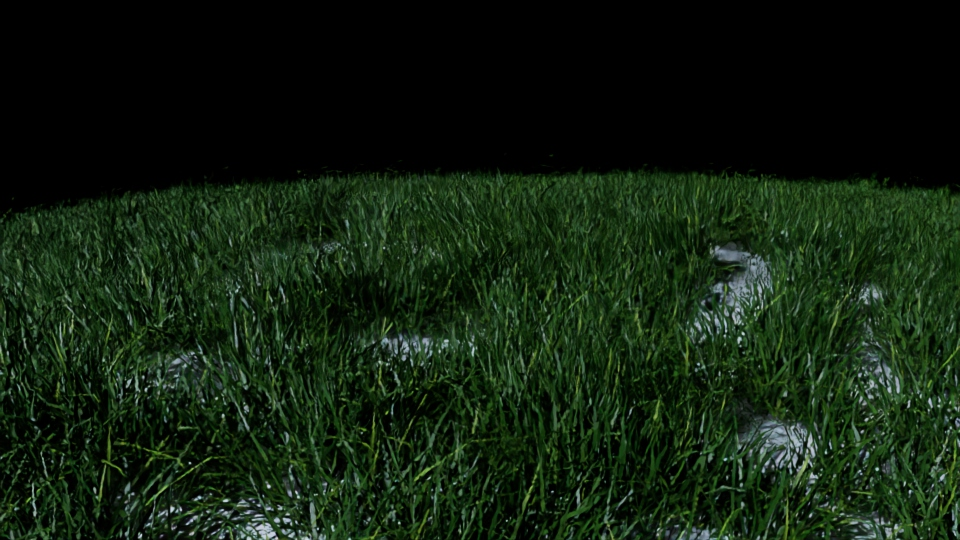
#> input picture TTV_SCENE/images/test_scatter_01.jpg, 960 x 540 px
$ python -i motion_detector.py   (imports and definitions only)
#> lines starting #> are read from the running program, lines starting #| are printed output that depends on the picture
#> further down, picture is the input picture: shape (540, 960, 3); mean B, G, R 15.4, 32.3, 17.5
"""
Détection de mouvement avec lissage temporel
"""
import cv2
import numpy as np

class MotionDetector:
    def __init__(self, min_area=1000, sensitivity=20):
        self.min_area = min_area
        self.sensitivity = sensitivity
        self.previous_frame = None

        # Lissage temporel
        self.detection_history = []
        self.history_size = 5

        print(f"🔍 MotionDetector initialisé (min_area={min_area}, sensitivity={sensitivity})")

    def detect(self, frame):
        """
        Détecte le mouvement dans une frame avec lissage temporel
        Retourne: (detected, x, y, area)
        """
        # Convertit en niveaux de gris
        gray = cv2.cvtColor(frame, cv2.COLOR_BGR2GRAY)
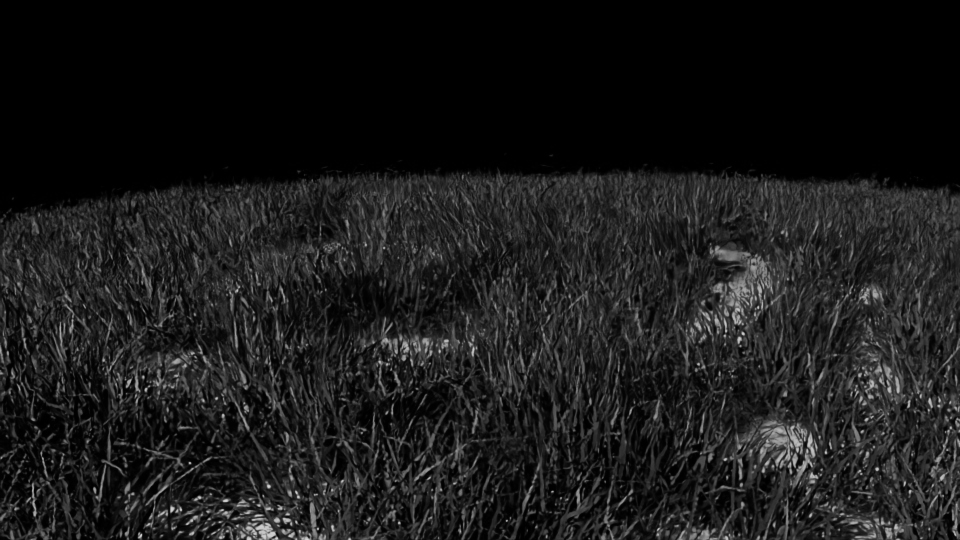
#> gray: shape (540, 960); min 0, max 217, mean 26
        gray = cv2.GaussianBlur(gray, (21, 21), 0)
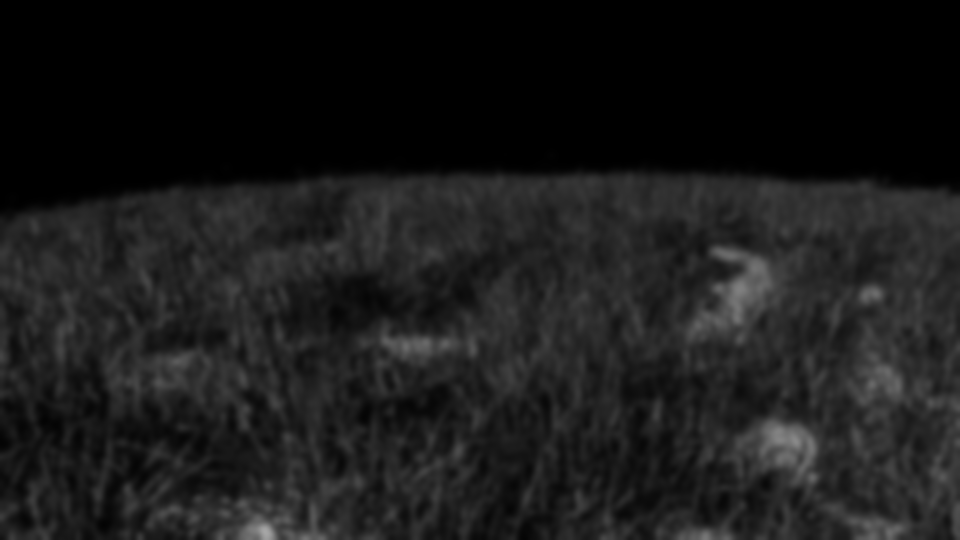
#> gray: shape (540, 960); min 0, max 166, mean 26

        # Première frame : initialise
        if self.previous_frame is None:
            self.previous_frame = gray
            self.detection_history.append(False)
            return False, 0, 0, 0

        # Calcule la différence
        frame_delta = cv2.absdiff(self.previous_frame, gray)
        thresh = cv2.threshold(frame_delta, self.sensitivity, 255, cv2.THRESH_BINARY)[1]

        # Dilate pour combler les trous
        thresh = cv2.dilate(thresh, None, iterations=2)

        # Trouve les contours
        contours, _ = cv2.findContours(thresh.copy(), cv2.RETR_EXTERNAL, cv2.CHAIN_APPROX_SIMPLE)

        # Met à jour la frame précédente
        self.previous_frame = gray

        # Trouve le plus grand contour
        if len(contours) == 0:
            self.detection_history.append(False)
            if len(self.detection_history) > self.history_size:
                self.detection_history.pop(0)
            return False, 0, 0, 0

        max_contour = max(contours, key=cv2.contourArea)
        area = cv2.contourArea(max_contour)

        if area < self.min_area:
            self.detection_history.append(False)
            if len(self.detection_history) > self.history_size:
                self.detection_history.pop(0)
            return False, 0, 0, 0

        # Calcule le centre
        M = cv2.moments(max_contour)
        if M["m00"] == 0:
            self.detection_history.append(False)
            if len(self.detection_history) > self.history_size:
                self.detection_history.pop(0)
            return False, 0, 0, 0

        cx = int(M["m10"] / M["m00"])
        cy = int(M["m01"] / M["m00"])

        # Lissage temporel
        self.detection_history.append(True)
        if len(self.detection_history) > self.history_size:
            self.detection_history.pop(0)

        # Considère détecté si au moins 60% des dernières frames détectent
        ratio_detected = sum(self.detection_history) / len(self.detection_history)

        if ratio_detected >= 0.6:
            return True, cx, cy, area
        else:
            return False, 0, 0, 0

    def reset(self):
        """Réinitialise le détecteur"""
        self.previous_frame = None
        self.detection_history = []

    def set_sensitivity(self, value):
        """Change la sensibilité (0-255)"""
        self.sensitivity = value

    def set_min_area(self, value):
        """Change l'aire minimale"""
        self.min_area = value

>>> import cv2
>>> picture = cv2.imread('../../TTV_SCENE/images/test_scatter_01.jpg')
>>> result = MotionDetector().detect(picture)
#> result = (False, 0, 0, 0)

$ run again, on TTV_SCENE/images/test_scatter_02.jpg
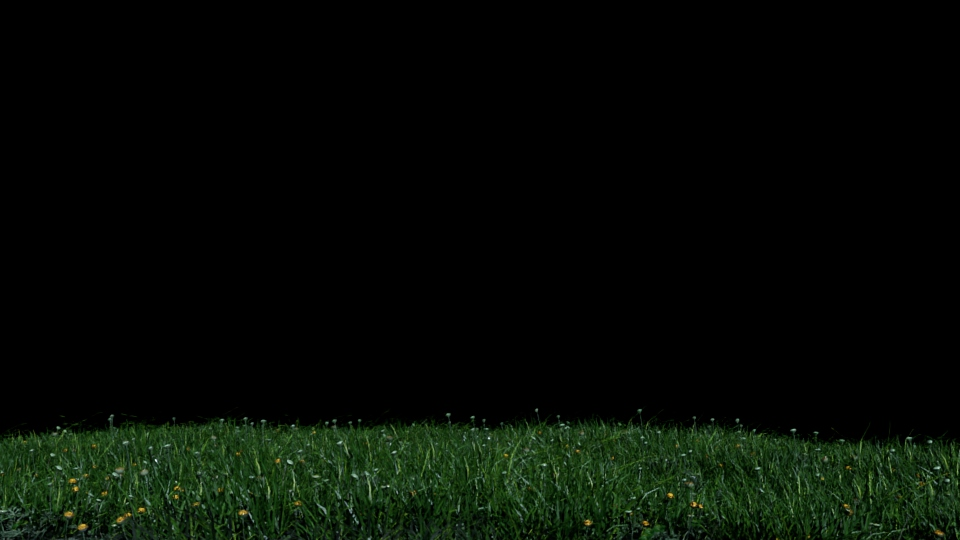
#> input picture TTV_SCENE/images/test_scatter_02.jpg, 960 x 540 px
#> picture is the input picture: shape (540, 960, 3); mean B, G, R 4.8, 11.2, 5.8
#> in detect, `gray = cv2.cvtColor(frame, cv2.COLOR_BGR2GRAY)`:
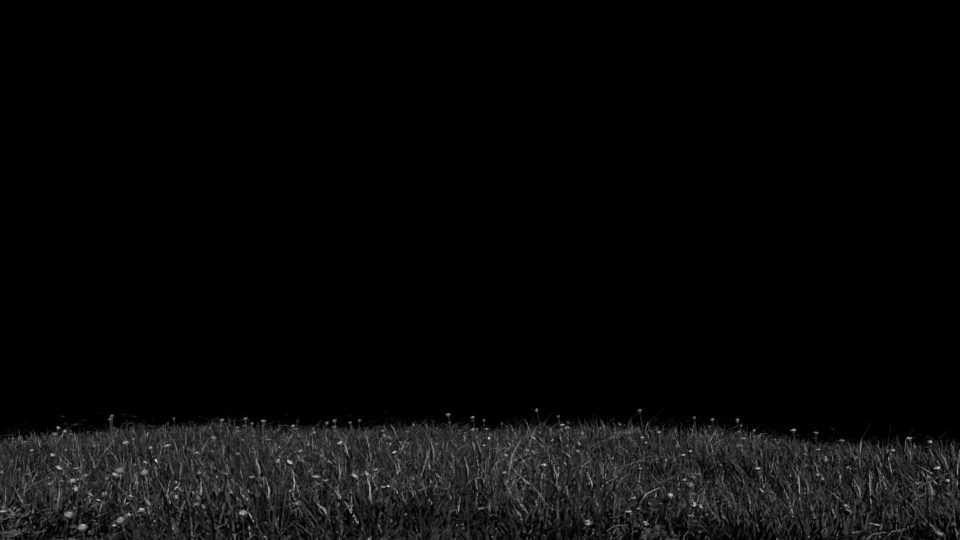
#> gray: shape (540, 960); min 0, max 226, mean 8.9
#> result = (False, 0, 0, 0)
